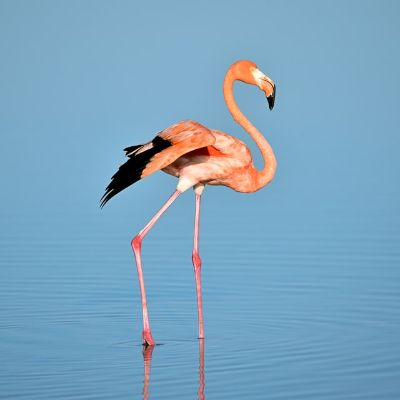
#> input picture OpenCV/images/flemingo.jpg, 400 x 400 px
$ jupyter execute Image_Transformations.ipynb
#> lines starting #> are read from the running program, lines starting #| are printed output that depends on the picture
## Image Transformations:
### 1. Translation
### 2. Rotation
### 3. Resizing
### 4. Flipping
### 5. Cropping

## Translation

We will use wrapAlline for translation - (img, M, dsize), M is the translation matrix, dsize means the number of colums and number of rows of the image

## Translation Matrix

OpenCV expects the Matrix to be floating point type

[cell 1]
import numpy as np
import cv2

[cell 2]
img = cv2.imread('./images/flemingo.jpg')
#> img is the input picture: shape (400, 400, 3); mean B, G, R 191.3, 164.6, 123.7

[cell 3]
def display(window_name, file_name):
    cv2.imshow(window_name, file_name)
    cv2.waitKey(5000)
    cv2.destroyAllWindows()

[cell 4]
display('Bird', img)

[cell 5]
# Image Translation
# Step 1 - We need to define our 'M' - float type
tx, ty = 100, 150

M = np.float32([[1, 0, tx],
            [0, 1, ty]])

M

[cell 6]
translated_image = cv2.warpAffine(img, M, (img.shape[1], img.shape[0])) # img.shape[1] - number of columns
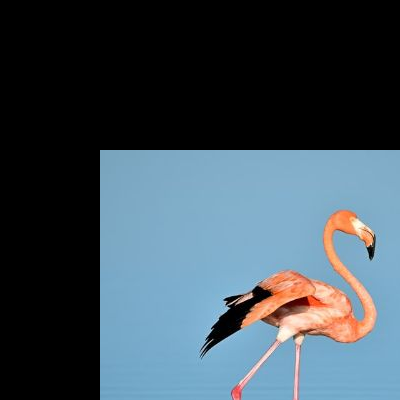
#> translated_image: shape (400, 400, 3); mean B, G, R 88.5, 78.3, 63
display('Translated Image', translated_image)

[cell 7]
def translation(image, tx, ty):
#> called with tx = 100, ty = 50
    M = np.float32([[1, 0, tx],
                    [0, 1, ty]])
    translated_image = cv2.warpAffine(image, M, (image.shape[1], image.shape[0]))
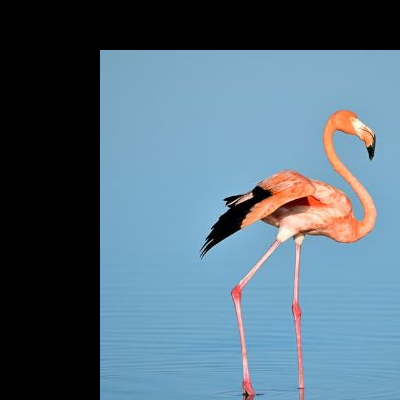
#> translated_image: shape (400, 400, 3); mean B, G, R 125, 109, 84.6
    display('Translated Image', translated_image)

[cell 8]
translation(img, 100, 50)

## Rotation
## Negative value - clockwise and Positive value - anti-clockwise

## Rotation Matrix

We can use cv2.getRotationMatrix2D - we need to provide **Theta, cx and cy**

[cell 9]
display('Bird', img)

[cell 10]
center = (img.shape[1]//2, img.shape[0]//2) # cols/2, rows/2
#> center = (200, 200)

[cell 11]
M = cv2.getRotationMatrix2D(center, 45, 1) #center, angle and scale, 45 anti-clockwise, 1 is scale

[cell 12]
M

[cell 13]
rotate_45 = cv2.warpAffine(img, M, (img.shape[1], img.shape[0]))
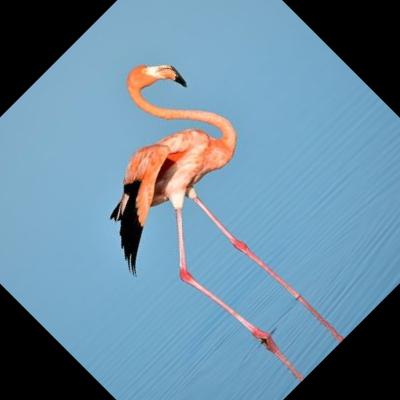
#> rotate_45: shape (400, 400, 3); mean B, G, R 158.8, 137.2, 104.3

[cell 14]
display('Rotate 45 degree', rotate_45)

[cell 15]
def rotate(image, angle, scale):
#> called with angle = -45, scale = 0.5
    center = (image.shape[1]//2, image.shape[0]//2)
#> center = (200, 200)
    M = cv2.getRotationMatrix2D(center, angle, scale)

    rotate_image = cv2.warpAffine(image, M, (image.shape[1], image.shape[0]))
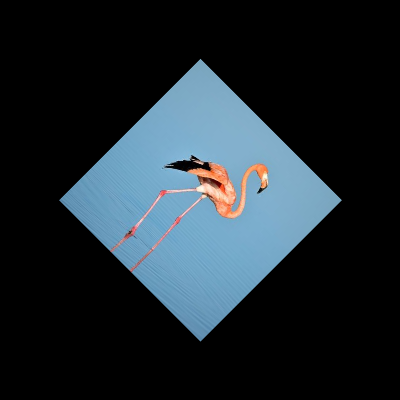
#> rotate_image: shape (400, 400, 3); mean B, G, R 47.8, 41.1, 30.9

    display('Rotate', rotate_image)

[cell 16]
rotate(img, -45, 0.5)

## Resizing
## cv2.resize(img, dsize)

[cell 17]
img.shape
#> Out = (400, 400, 3)

[cell 18]
img_resize = cv2.resize(img, (200, 200), interpolation=cv2.INTER_AREA)# interpolation - wants to shrink - INTER_AREA or enlarge - INTER_LINEAR the image
